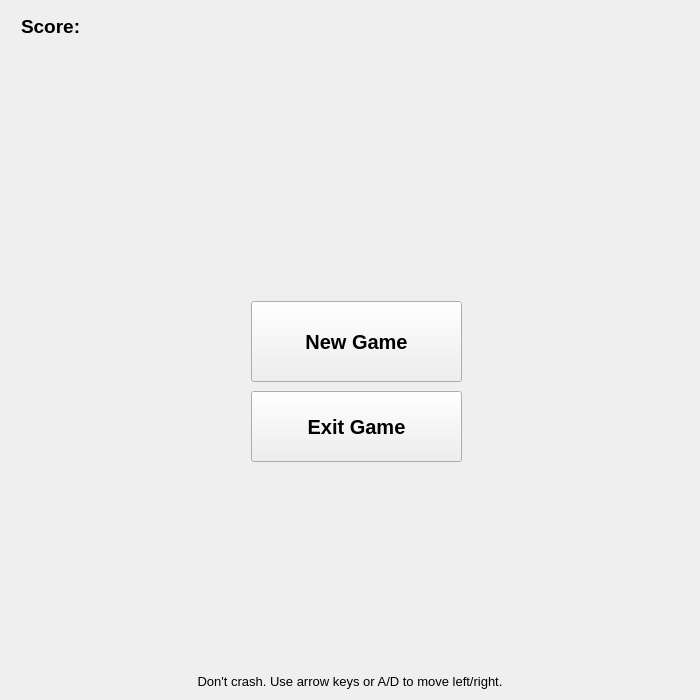
<?xml version="1.0" encoding="UTF-8"?>
<ui version="4.0">
 <class>MainWindow</class>
 <widget class="QMainWindow" name="MainWindow">
  <property name="geometry">
   <rect>
    <x>0</x>
    <y>0</y>
    <width>700</width>
    <height>700</height>
   </rect>
  </property>
  <property name="windowTitle">
   <string>Atari</string>
  </property>
  <widget class="QWidget" name="centralWidget">
   <layout class="QGridLayout" name="gridLayout">
    <item row="2" column="2">
     <widget class="QLabel" name="label">
      <property name="font">
       <font>
        <pointsize>10</pointsize>
       </font>
      </property>
      <property name="text">
       <string>Don't crash. Use arrow keys or A/D to move left/right.</string>
      </property>
      <property name="alignment">
       <set>Qt::AlignCenter</set>
      </property>
     </widget>
    </item>
    <item row="1" column="2">
     <widget class="OpenGLWidget" name="openGLWidget" native="true">
      <property name="sizePolicy">
       <sizepolicy hsizetype="Preferred" vsizetype="Expanding">
        <horstretch>0</horstretch>
        <verstretch>0</verstretch>
       </sizepolicy>
      </property>
      <property name="mouseTracking">
       <bool>true</bool>
      </property>
      <property name="focusPolicy">
       <enum>Qt::StrongFocus</enum>
      </property>
      <widget class="QLabel" name="scoreLabel">
       <property name="geometry">
        <rect>
         <x>10</x>
         <y>0</y>
         <width>111</width>
         <height>31</height>
        </rect>
       </property>
       <property name="font">
        <font>
         <pointsize>14</pointsize>
         <weight>75</weight>
         <bold>true</bold>
        </font>
       </property>
       <property name="text">
        <string>Score: </string>
       </property>
      </widget>
      <widget class="QPushButton" name="newGameBtn">
       <property name="enabled">
        <bool>true</bool>
       </property>
       <property name="geometry">
        <rect>
         <x>240</x>
         <y>290</y>
         <width>211</width>
         <height>81</height>
        </rect>
       </property>
       <property name="font">
        <font>
         <pointsize>15</pointsize>
         <weight>75</weight>
         <bold>true</bold>
        </font>
       </property>
       <property name="autoFillBackground">
        <bool>false</bool>
       </property>
       <property name="text">
        <string>New Game</string>
       </property>
       <property name="autoDefault">
        <bool>false</bool>
       </property>
       <property name="default">
        <bool>false</bool>
       </property>
       <property name="flat">
        <bool>false</bool>
       </property>
      </widget>
      <widget class="QPushButton" name="exitBtn">
       <property name="geometry">
        <rect>
         <x>240</x>
         <y>380</y>
         <width>211</width>
         <height>71</height>
        </rect>
       </property>
       <property name="font">
        <font>
         <pointsize>15</pointsize>
         <weight>75</weight>
         <bold>true</bold>
        </font>
       </property>
       <property name="text">
        <string>Exit Game</string>
       </property>
      </widget>
     </widget>
    </item>
   </layout>
  </widget>
 </widget>
 <layoutdefault spacing="6" margin="11"/>
 <customwidgets>
  <customwidget>
   <class>OpenGLWidget</class>
   <extends>QWidget</extends>
   <header>openglwidget.h</header>
   <container>1</container>
   <slots>
    <signal>setLabelText(QString)</signal>
    <signal>updateHitsLabel(QString)</signal>
    <signal>updateScore(QString)</signal>
    <signal>showBtn()</signal>
    <signal>hideBtn()</signal>
    <slot>toggleBackgroundColor(bool)</slot>
    <slot>switchDiagonal(bool)</slot>
    <slot>changeV0Color(int)</slot>
    <slot>changeV1Color(int)</slot>
    <slot>changeV2Color(int)</slot>
    <slot>changeV3Color(int)</slot>
    <slot>changeDiagonal()</slot>
    <slot>animate()</slot>
    <slot>restartGame()</slot>
    <slot>exitGame()</slot>
   </slots>
  </customwidget>
 </customwidgets>
 <resources/>
 <connections>
  <connection>
   <sender>openGLWidget</sender>
   <signal>updateScore(QString)</signal>
   <receiver>scoreLabel</receiver>
   <slot>setText(QString)</slot>
   <hints>
    <hint type="sourcelabel">
     <x>349</x>
     <y>349</y>
    </hint>
    <hint type="destinationlabel">
     <x>624</x>
     <y>24</y>
    </hint>
   </hints>
  </connection>
  <connection>
   <sender>openGLWidget</sender>
   <signal>showBtn()</signal>
   <receiver>newGameBtn</receiver>
   <slot>show()</slot>
   <hints>
    <hint type="sourcelabel">
     <x>349</x>
     <y>338</y>
    </hint>
    <hint type="destinationlabel">
     <x>619</x>
     <y>644</y>
    </hint>
   </hints>
  </connection>
  <connection>
   <sender>openGLWidget</sender>
   <signal>hideBtn()</signal>
   <receiver>newGameBtn</receiver>
   <slot>hide()</slot>
   <hints>
    <hint type="sourcelabel">
     <x>349</x>
     <y>338</y>
    </hint>
    <hint type="destinationlabel">
     <x>329</x>
     <y>394</y>
    </hint>
   </hints>
  </connection>
  <connection>
   <sender>newGameBtn</sender>
   <signal>clicked()</signal>
   <receiver>openGLWidget</receiver>
   <slot>restartGame()</slot>
   <hints>
    <hint type="sourcelabel">
     <x>354</x>
     <y>339</y>
    </hint>
    <hint type="destinationlabel">
     <x>349</x>
     <y>338</y>
    </hint>
   </hints>
  </connection>
  <connection>
   <sender>openGLWidget</sender>
   <signal>hideBtn()</signal>
   <receiver>exitBtn</receiver>
   <slot>hide()</slot>
   <hints>
    <hint type="sourcelabel">
     <x>349</x>
     <y>338</y>
    </hint>
    <hint type="destinationlabel">
     <x>354</x>
     <y>424</y>
    </hint>
   </hints>
  </connection>
  <connection>
   <sender>openGLWidget</sender>
   <signal>showBtn()</signal>
   <receiver>exitBtn</receiver>
   <slot>show()</slot>
   <hints>
    <hint type="sourcelabel">
     <x>349</x>
     <y>338</y>
    </hint>
    <hint type="destinationlabel">
     <x>354</x>
     <y>424</y>
    </hint>
   </hints>
  </connection>
  <connection>
   <sender>exitBtn</sender>
   <signal>clicked()</signal>
   <receiver>openGLWidget</receiver>
   <slot>exitGame()</slot>
   <hints>
    <hint type="sourcelabel">
     <x>354</x>
     <y>424</y>
    </hint>
    <hint type="destinationlabel">
     <x>349</x>
     <y>338</y>
    </hint>
   </hints>
  </connection>
 </connections>
</ui>
